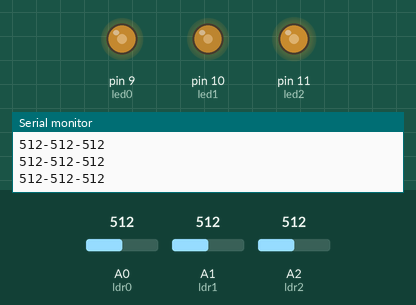
The sketch below on a simulated Arduino Uno, built with avr-gcc and run on an emulated ATmega328P. On the bench: output pins drawn as LEDs (lit = HIGH), the last lines printed to the serial monitor. The test bench sets the inputs (shaded band); at power-on: A0 (ldr0) = 512, A1 (ldr1) = 512, A2 (ldr2) = 512.

Above: at 1.2 s.
1.3 s: A0 (ldr0) set to 716
At 2.5 s:
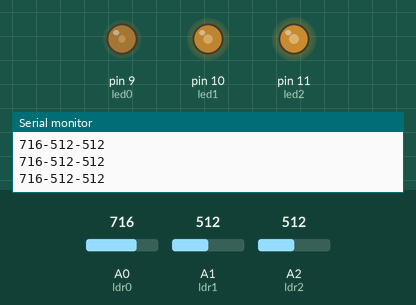
2.8 s: A1 (ldr1) set to 716
At 3.7 s:
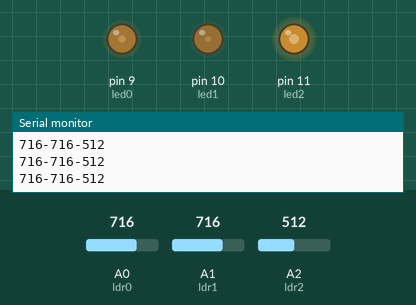
4.3 s: A2 (ldr2) set to 716
At 5.5 s:
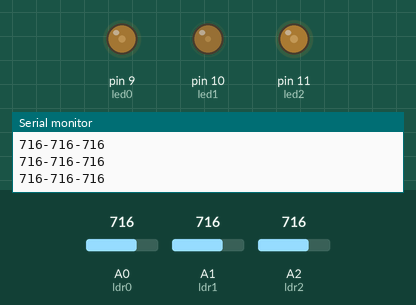
5.8 s: A0 (ldr0) set to 900
At 6.8 s:
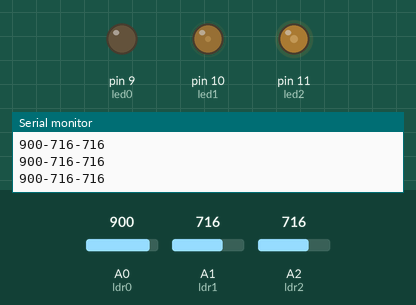
7.3 s: A1 (ldr1) set to 900
At 8.0 s:
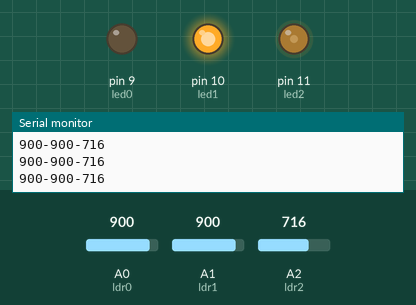
8.8 s: A2 (ldr2) set to 900
At 9.1 s:
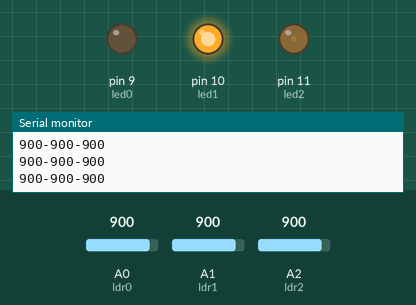
Timing chart, 0 to 11.3 s (numbered marks = the images above; inputs shaded):
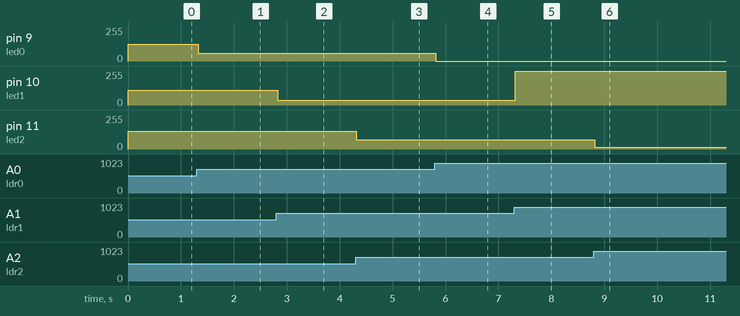

The sketch:

Lector_Llum.ino
```cpp
//********** Variables ************************************************************
const int ldr0 = A0;         // donar nom al pin A0 de l’Arduino
const int ldr1 = A1;         // donar nom al pin A1 de l’Arduino
const int ldr2 = A2;         // donar nom al pin A2 de l’Arduino
const int led0 = 9;
const int led1 = 10;
const int led2 = 11;

int valLdr0, valLdr1, valLdr2;     // per guardar valors del ldrs

//********** Setup ****************************************************************
void setup()
{
 Serial.begin(9600);
 pinMode(led0, OUTPUT);
 pinMode(led1, OUTPUT);
 pinMode(led2, OUTPUT);
}

//********** Loop *****************************************************************
void loop()
{
  valLdr0 = analogRead(ldr0);   // llegir valor ldr0
  valLdr1 = analogRead(ldr1);   // llegir valor ldr1
  valLdr2 = analogRead(ldr2);   // llegir valor ldr2
  Serial.print (valLdr0);
  Serial.print("-");
  Serial.print (valLdr1);
  Serial.print("-");
  Serial.println (valLdr2);

  valLdr0 = map(valLdr0, 100, 900, 255, 0);
  valLdr1 = map(valLdr1, 100, 820, 255, 0);
  valLdr2 = map(valLdr2, 100, 950, 255, 0);

  analogWrite(led0, valLdr0);
  analogWrite(led1, valLdr1);
  analogWrite(led2, valLdr2);
}

//********** Funcions *************************************************************
```

Measured:
- after the input at 1.3 s, pin 9 (led0): 124/255 → 59/255 at once
- after the input at 2.8 s, pin 10 (led1): 110/255 → 37/255 at once
- after the input at 4.3 s, pin 11 (led2): 132/255 → 71/255 at once
- after the input at 5.8 s, pin 9 (led0): 59/255 → 0/255 at once
- after the input at 7.3 s, pin 10 (led1): 37/255 → 255/255 at once
- after the input at 8.8 s, pin 11 (led2): 71/255 → 15/255 at once
